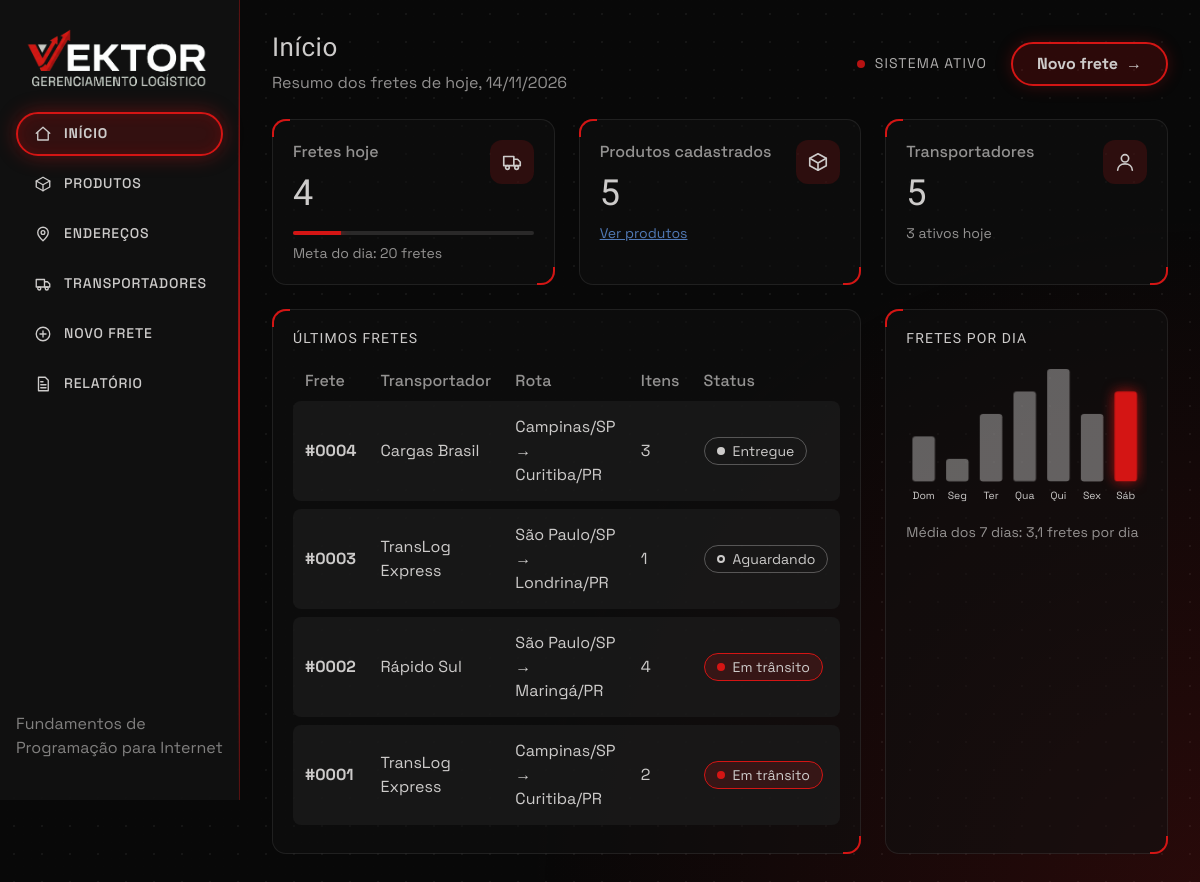
Before: / with the older database file.
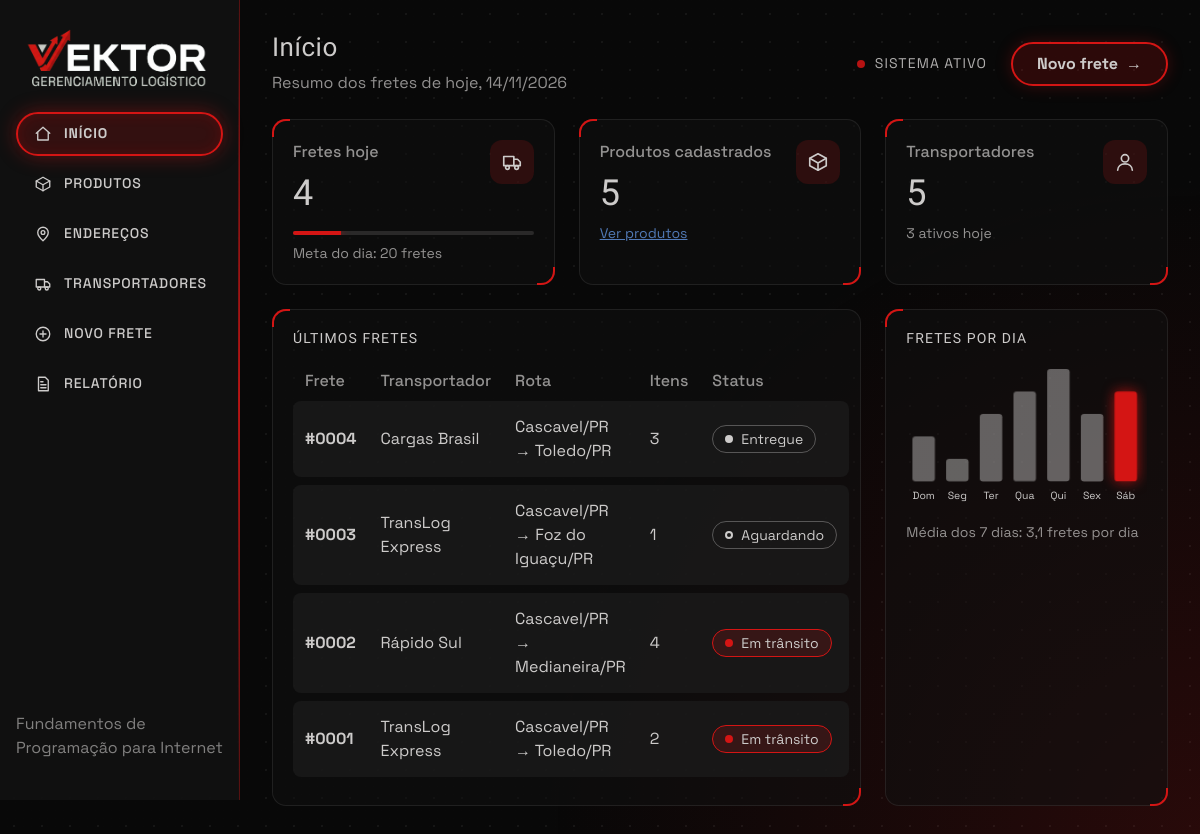
After: the same page with the newer database file.
### tables this page shows
CREATE TABLE IF NOT EXISTS fretes (
  id INT UNSIGNED NOT NULL AUTO_INCREMENT,
  transportador_id INT UNSIGNED NOT NULL,
  origem_id INT UNSIGNED NOT NULL,
  destino_id INT UNSIGNED NOT NULL,
  data_frete DATE NOT NULL,
  status ENUM('aguardando','em_transito','entregue') NOT NULL DEFAULT 'aguardando',
  criado_em TIMESTAMP NOT NULL DEFAULT CURRENT_TIMESTAMP,
  PRIMARY KEY (id),
  KEY idx_fretes_data (data_frete),
  CONSTRAINT fk_fretes_transportador FOREIGN KEY (transportador_id) REFERENCES transportadores (id),
  CONSTRAINT fk_fretes_origem FOREIGN KEY (origem_id) REFERENCES enderecos (id),
  CONSTRAINT fk_fretes_destino FOREIGN KEY (destino_id) REFERENCES enderecos (id)
);

CREATE TABLE IF NOT EXISTS transportadores (
  id INT UNSIGNED NOT NULL AUTO_INCREMENT,
  nome VARCHAR(120) NOT NULL,
  cnpj VARCHAR(18) NOT NULL,
  telefone VARCHAR(20) NULL,
  veiculo VARCHAR(40) NOT NULL,
  capacidade_kg INT UNSIGNED NOT NULL,
  placa VARCHAR(8) NULL,
  criado_em TIMESTAMP NOT NULL DEFAULT CURRENT_TIMESTAMP,
  PRIMARY KEY (id)
);

CREATE TABLE IF NOT EXISTS enderecos (
  id INT UNSIGNED NOT NULL AUTO_INCREMENT,
  apelido VARCHAR(80) NOT NULL,
  tipo ENUM('origem','destino') NOT NULL,
  cep VARCHAR(9) NOT NULL,
  logradouro VARCHAR(150) NOT NULL,
  numero VARCHAR(10) NOT NULL,
  complemento VARCHAR(80) NULL,
  cidade VARCHAR(80) NOT NULL,
  uf CHAR(2) NOT NULL,
  criado_em TIMESTAMP NOT NULL DEFAULT CURRENT_TIMESTAMP,
  PRIMARY KEY (id)
);

### includes/funcoes.php (called while the page is built, shortened)
<?php
function e(?string $texto): string
{
    return htmlspecialchars((string) $texto, ENT_QUOTES, 'UTF-8');
}
function data_br(string $data): string
{
    return date('d/m/Y', strtotime($data));
}
function dia_semana(string $data): string
{
    $nomes = ['Dom', 'Seg', 'Ter', 'Qua', 'Qui', 'Sex', 'Sáb'];
    return $nomes[(int) date('w', strtotime($data))];
}
function status_frete(string $status): array
{
    $mapa = [
        'aguardando' => ['Aguardando', 'chip chip--aguardando'],
        'em_transito' => ['Em trânsito', 'chip chip--transito'],
        'entregue' => ['Entregue', 'chip'],
    ];
    return $mapa[$status] ?? [$status, 'chip'];
}

### index.php (the view, shortened to what this page needs)
<?php
$pagina = 'inicio';
require __DIR__ . '/includes/cabecalho.php';
$pdo = conectar();
$hoje = date('Y-m-d');
$fretes_hoje = (int) $pdo->query('SELECT COUNT(*) FROM fretes WHERE data_frete = CURDATE()')->fetchColumn();
$total_produtos = (int) $pdo->query('SELECT COUNT(*) FROM produtos')->fetchColumn();
$total_transportadores = (int) $pdo->query('SELECT COUNT(*) FROM transportadores')->fetchColumn();
$ativos_hoje = (int) $pdo->query('SELECT COUNT(DISTINCT transportador_id) FROM fretes WHERE data_frete = CURDATE()')->fetchColumn();
$percentual_meta = min(100, (int) round($fretes_hoje / META_DIARIA * 100));
$ultimos = $pdo->query(
    'SELECT f.id, f.status, t.nome AS transportador,
            o.cidade AS origem_cidade, o.uf AS origem_uf,
            d.cidade AS destino_cidade, d.uf AS destino_uf,
            (SELECT COALESCE(SUM(i.quantidade), 0) FROM frete_itens i WHERE i.frete_id = f.id) AS itens
     FROM fretes f
     JOIN transportadores t ON t.id = f.transportador_id
     JOIN enderecos o ON o.id = f.origem_id
     JOIN enderecos d ON d.id = f.destino_id
     ORDER BY f.data_frete DESC, f.id DESC
     LIMIT 4'
)->fetchAll();
$consulta = $pdo->query(
    'SELECT data_frete, COUNT(*) AS total FROM fretes
     WHERE data_frete >= CURDATE() - INTERVAL 6 DAY GROUP BY data_frete'
);
$por_dia = $consulta->fetchAll(PDO::FETCH_KEY_PAIR);
$dias = [];
for ($i = 6; $i >= 0; $i--) {
    $data = date('Y-m-d', strtotime("-$i day"));
    $dias[] = ['data' => $data, 'total' => (int) ($por_dia[$data] ?? 0)];
}
$maximo = max(1, max(array_column($dias, 'total')));
$soma_semana = array_sum(array_column($dias, 'total'));
$descricao_grafico = implode(', ', array_map(fn($d) => dia_semana($d['data']) . ' ' . $d['total'], $dias));
?>
      <header class="d-flex justify-content-between align-items-center mb-4 animar">
        <div>
          <h1 class="titulo">Início</h1>
          <p class="subtitulo">Resumo dos fretes de hoje, <?= data_br($hoje) ?></p>
        </div>
        <div class="cabecalho__acoes">
          <span class="status">Sistema ativo</span>
          <a class="botao botao--principal" href="<?= BASE_URL ?>fretes/novo.php">Novo frete <span class="botao__seta" aria-hidden="true">→</span></a>
        </div>
      </header>
      <section class="row g-4 mb-4" aria-label="Resumo">
        <div class="col-12 col-md-4 animar" style="--i:1">
          <div class="painel h-100">
            <div class="resumo">
              <div>
                <div class="cartao-resumo__rotulo">Fretes hoje</div>
                <div class="cartao-resumo__numero" data-alvo="<?= $fretes_hoje ?>"><?= $fretes_hoje ?></div>
              </div>
              <div class="resumo__icone"><svg viewBox="0 0 24 24" aria-hidden="true"><path d="M3 6h11v10H3z"/><path d="M14 9h4l3 3v4h-7"/><circle cx="7" cy="18" r="2"/><circle cx="17" cy="18" r="2"/></svg></div>
            </div>
            <div class="barra" role="img" aria-label="<?= $fretes_hoje ?> de <?= META_DIARIA ?> fretes da meta"><span style="--p:<?= $percentual_meta ?>%"></span></div>
            <p class="nota">Meta do dia: <?= META_DIARIA ?> fretes</p>
          </div>
        </div>
        <div class="col-12 col-md-4 animar" style="--i:2">
          <div class="painel h-100">
            <div class="resumo">
              <div>
                <div class="cartao-resumo__rotulo">Produtos cadastrados</div>
                <div class="cartao-resumo__numero" data-alvo="<?= $total_produtos ?>"><?= $total_produtos ?></div>
              </div>
              <div class="resumo__icone"><svg viewBox="0 0 24 24" aria-hidden="true"><path d="M21 8l-9-5-9 5v8l9 5 9-5z"/><path d="M3 8l9 5 9-5M12 13v8"/></svg></div>
            </div>
            <p class="nota"><a href="<?= BASE_URL ?>produtos/">Ver produtos</a></p>
          </div>
        </div>
        <div class="col-12 col-md-4 animar" style="--i:3">
          <div class="painel h-100">
            <div class="resumo">
              <div>
                <div class="cartao-resumo__rotulo">Transportadores</div>
                <div class="cartao-resumo__numero" data-alvo="<?= $total_transportadores ?>"><?= $total_transportadores ?></div>
              </div>
              <div class="resumo__icone"><svg viewBox="0 0 24 24" aria-hidden="true"><circle cx="12" cy="8" r="4"/><path d="M4 21c0-4.4 3.6-7 8-7s8 2.6 8 7"/></svg></div>
            </div>
            <p class="nota"><?= $ativos_hoje ?> ativos hoje</p>
          </div>
        </div>
      </section>
      <div class="row g-4">
        <section class="col-12 col-lg-8 animar" style="--i:4">
          <div class="painel h-100">
            <h2 class="painel__titulo">Últimos fretes</h2>
            <table class="tabela">
              <thead>
                <tr><th>Frete</th><th>Transportador</th><th>Rota</th><th>Itens</th><th>Status</th></tr>
              </thead>
              <tbody>
<?php foreach ($ultimos as $frete): [$rotulo_status, $classe_status] = status_frete($frete['status']); ?>
                <tr>
                  <td>#<?= str_pad((string) $frete['id'], 4, '0', STR_PAD_LEFT) ?></td>
                  <td><?= e($frete['transportador']) ?></td>
                  <td><?= e($frete['origem_cidade']) ?>/<?= e($frete['origem_uf']) ?> → <?= e($frete['destino_cidade']) ?>/<?= e($frete['destino_uf']) ?></td>
                  <td><?= (int) $frete['itens'] ?></td>
                  <td><span class="<?= $classe_status ?>"><?= e($rotulo_status) ?></span></td>
                </tr>
<?php endforeach; ?>
              </tbody>
            </table>
          </div>
        </section>
        <section class="col-12 col-lg-4 animar" style="--i:5">
          <div class="painel h-100">
            <h2 class="painel__titulo">Fretes por dia</h2>
            <svg class="grafico" viewBox="0 0 300 190" role="img" aria-label="Fretes dos últimos 7 dias: <?= e($descricao_grafico) ?>">
<?php foreach ($dias as $indice => $dia):
    $altura = $dia['total'] > 0 ? max(4, (int) round($dia['total'] / $maximo * 140)) : 3;
    $x = 8 + $indice * 42; ?>
              <rect class="col<?= $indice === 6 ? ' col--hoje' : '' ?>" style="--i:<?= $indice ?>" x="<?= $x ?>" y="<?= 150 - $altura ?>" width="28" height="<?= $altura ?>" rx="4"/>
              <text x="<?= $x + 14 ?>" y="172" text-anchor="middle"><?= dia_semana($dia['data']) ?></text>
<?php endforeach; ?>
            </svg>
            <p class="nota">Média dos 7 dias: <?= number_format($soma_semana / 7, 1, ',', '.') ?> fretes por dia</p>
          </div>
        </section>
      </div>
<?php require __DIR__ . '/includes/rodape.php'; ?>

### includes/cabecalho.php (shortened to what this page needs)
<?php
require_once __DIR__ . '/funcoes.php';
$pagina = $pagina ?? '';
?>
<!DOCTYPE html>
<html lang="pt-BR" data-bs-theme="dark">
<head>
  <link href="https://cdn.jsdelivr.net/npm/bootstrap@5.3.3/dist/css/bootstrap.min.css" rel="stylesheet">
  <link href="<?= BASE_URL ?>assets/css/vektor.css" rel="stylesheet">
</head>
<body>
  <div class="app">
    <?php include __DIR__ . '/menu.php'; ?>
    <main class="conteudo">

### includes/menu.php
<?php
$itens = [
    'inicio' => ['index.php', 'Início', '<path d="M3 11l9-8 9 8"/><path d="M5 10v10h14V10"/>'],
    'produtos' => ['produtos/', 'Produtos', '<path d="M21 8l-9-5-9 5v8l9 5 9-5z"/><path d="M3 8l9 5 9-5M12 13v8"/>'],
    'enderecos' => ['enderecos/', 'Endereços', '<path d="M12 21s7-6.2 7-11a7 7 0 10-14 0c0 4.8 7 11 7 11z"/><circle cx="12" cy="10" r="2.5"/>'],
    'transportadores' => ['transportadores/', 'Transportadores', '<path d="M3 6h11v10H3z"/><path d="M14 9h4l3 3v4h-7"/><circle cx="7" cy="18" r="2"/><circle cx="17" cy="18" r="2"/>'],
    'novo-frete' => ['fretes/novo.php', 'Novo frete', '<circle cx="12" cy="12" r="9"/><path d="M12 8v8M8 12h8"/>'],
    'relatorio' => ['relatorios/', 'Relatório', '<path d="M6 3h9l4 4v14H6z"/><path d="M9 13h7M9 17h7M9 9h3"/>'],
];
?>
    <nav class="menu" aria-label="Menu principal">
      <img class="menu__logo" src="<?= BASE_URL ?>assets/img/logo.png" alt="Vektor - Gerenciamento logístico">
<?php foreach ($itens as $chave => [$link, $rotulo, $icone]): ?>
      <a class="menu__item<?= $chave === $pagina ? ' ativo' : '' ?>" href="<?= BASE_URL . $link ?>"<?= $chave === $pagina ? ' aria-current="page"' : '' ?>><svg viewBox="0 0 24 24" aria-hidden="true"><?= $icone ?></svg><?= e($rotulo) ?></a>
<?php endforeach; ?>
      <p class="menu__rodape">Fundamentos de Programação para Internet</p>
    </nav>

### includes/rodape.php (shortened to what this page needs)
    </main>
  </div>
</body>
</html>

Changed rows visible on the page:
changed through a linked row, fretes "Cargas Brasil": origem.cidade "Campinas" → "Cascavel"; origem.uf "SP" → "PR"; destino.cidade "Curitiba" → "Toledo"
changed through a linked row, fretes "0003": origem.cidade "São Paulo" → "Cascavel"; origem.uf "SP" → "PR"; destino.cidade "Londrina" → "Foz do Iguaçu"
changed through a linked row, fretes "Rápido Sul": origem.cidade "São Paulo" → "Cascavel"; origem.uf "SP" → "PR"; destino.cidade "Maringá" → "Medianeira"
changed through a linked row, fretes "0001": origem.cidade "Campinas" → "Cascavel"; origem.uf "SP" → "PR"; destino.cidade "Curitiba" → "Toledo"
